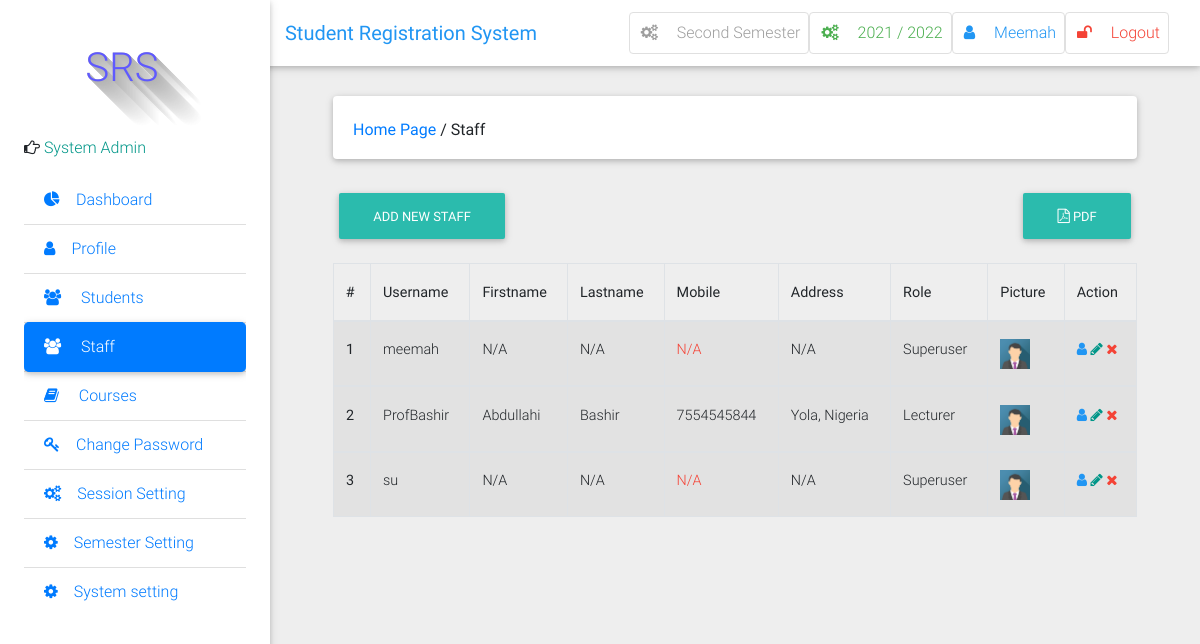
Page /staff/ (signed in) on the committed database.
### result/models.py (models this page shows, shortened)
class Semester(models.Model):
    semester = models.CharField(max_length=10, choices=SEMESTER, blank=True)
    is_current_semester = models.BooleanField(default=False, blank=True, null=True)
    session = models.ForeignKey(Session, on_delete=models.CASCADE, blank=True, null=True)
    next_semester_begins = models.DateField(null=True, blank=True)
    def __str__(self):
        return self.semester

class Session(models.Model):
    session = models.CharField(max_length=200, unique=True)
    is_current_session = models.BooleanField(default=False, blank=True, null=True)
    next_session_begins = models.DateField(blank=True, null=True)
    def __str__(self):
        return self.session

class User(AbstractUser):
    is_student = models.BooleanField(default=False)
    is_lecturer = models.BooleanField(default=False)
    phone = models.CharField(max_length=60, blank=True, null=True)
    address = models.CharField(max_length=60, blank=True, null=True)
    picture = models.ImageField(upload_to="pictures/", blank=True, null=True)
    email = models.EmailField(blank=True, null=True)
    username_validator = ASCIIUsernameValidator()
    def get_picture(self):
        no_picture = settings.STATIC_URL + 'img/img_avatar.png'
        try:
            return self.picture.url
        except:
            return no_picture

### result/views.py (the view)
# urls.py: path('staff/', views.staff_list, name="staff_list"),
@login_required
@lecturer_required
def staff_list(request):
    staff = User.objects.filter(is_student=False)
    user_type = "Staff"
    context = {
        "staff": staff,
        "user_type": user_type,
        }
    return render(request, 'staff/staff_list.html', context)

### result/context_processors.py (called while the page is built)
def session_processor(request):
    current_session = Session.objects.get(is_current_session=True)
    return {"current_session": current_session}

def semester_processor(request):
    current_semester = Semester.objects.get(is_current_semester=True)
    return {"current_semester": current_semester}

### result/templates/staff/staff_list.html (shortened to what this page needs)
{% extends 'base.html' %}
{% block side_bar %}
    {% include 'partial_active_element.html' with active='staff' %}
{% endblock %}
{% block content %}
	<div class="container-fluid mt-5">
            <div class="card mb-4 wow fadeIn">
                <div class="card-body d-sm-flex justify-content-between">
                    <h6 class="mb-2 mb-sm-0 pt-1">
                        <a href="/">Home Page</a>
                        <span>/</span>
                        <span>{{ user_type }}</span>
                    </h6>
                </div>
            </div>
            {% if request.user.is_superuser %}
            <h6 class="mb-2 mb-sm-0 pt-1">
            <a href="{% url 'add_new_staff' %}" class="btn btn-default btn-rounded mb-4">
               Add New {{ user_type }}
            </a>
            <a class="pull-right btn btn-default btn-rounded mb-3" href="" class="btn btn-default btn-rounded mb-4">
               <i class="fa fa-file-pdf-o" aria-hidden="true"></i> PDF
            </a>
            </h6>
            {% endif %}
  <div class="table-wrapper-scroll-y">
  <table class="table table-bordered table-striped">
                     <thead>
                        <tr>
                          <th scope="col">#</th>
                          <th scope="col">Username</th>
                          <th scope="col">Firstname</th>
                          <th scope="col">Lastname</th>
                          <th scope="col">Mobile</th>
                          <th scope="col">Address</th>
                          <th scope="col">Role</th>
                          <th scope="col">Picture</th>
                          {% if request.user.is_superuser %}
                          <th scope="col">Action</th>
                          {% endif %}
                        </tr>
                    </thead>
                {% for staff in staff %}
                    <tbody>
                        <tr>
                          <th scope="row">{{ forloop.counter }}</th>
                          <td>{% if staff.username %} {{ staff.username }} {% else %} N/A  {% endif %}</td>
                          <td>{% if staff.first_name %} {{ staff.first_name }} {% else %} N/A  {% endif %}</td>
                          <td>{% if staff.last_name %} {{ staff.last_name }} {% else %} N/A {% endif %}</td>
                          <td>{% if staff.phone %} {{ staff.phone }} {% else %}
                          <span class="red-text">N/A</span>{% endif %}</td>
                          <td>{% if staff.address %} {{ staff.address }} {% else %} N/A {% endif %}</td>
                          <td>{% if staff.is_superuser %} Superuser {% else %} Lecturer {% endif %}</td>
                          <td><img width="30" src="{{ staff.get_picture }}" alt="{{ staff.username }}'s image"></td>
                          {% if request.user.is_superuser %}
                          <td>
                            <a data-toggle="tooltip" title="view" class="blue-text"><i class="fa fa-user"></i></a>
                            <a data-toggle="tooltip" href="{% url 'edit_staff' pk=staff.pk %}" title="edit" class="teal-text"><i class="fa fa-pencil"></i></a>
                            <a data-toggle="tooltip" href="{% url 'delete_staff' pk=staff.pk %}" title="delete" class="red-text"><i class="fa fa-times"></i></a>
                          </td>
                          {% endif %}
                        </tr>
                    </tbody>
                {% endfor %}
                 </table>
            </div>
        </div>
        <br>
{% endblock %}

### result/templates/base.html (shortened to what this page needs)
{% load static %}
<!DOCTYPE html>
<html lang="en">
  <head>
    <link
      rel="stylesheet"
      href="https://maxcdn.bootstrapcdn.com/font-awesome/4.7.0/css/font-awesome.min.css"
    />
    <link href="{% static 'css/bootstrap.min.css' %}" rel="stylesheet" />
    <link href="{% static 'css/mdb.min.css' %}" rel="stylesheet" />
    <link href="{% static 'css/style.css' %}" rel="stylesheet" />
  </head>
  <body class="grey lighten-3">
    <header>
      <nav
        class="navbar fixed-top navbar-expand-lg navbar-light white scrolling-navbar"
      >
        <div class="container-fluid">
          <a class="navbar-brand waves-effect" href="/">
            <strong class="blue-text">Student Registration System </strong>
          </a>
          <div class="collapse navbar-collapse" id="navbarSupportedContent">
            <ul class="navbar-nav nav-flex-icons">
              <li class="nav-item">
                <a
                  href="{% if request.user.is_superuser %}{% url 'manage_semester' %}{% else %}#{% endif %}"
                  class="nav-link border border-light grey-text rounded waves-effect"
                >
                  <i class="fa fa-cogs mr-3"></i>{{ current_semester }} Semester
                </a>
              </li>
              <li class="nav-item">
                <a
                  href="{% if request.user.is_superuser %}{% url 'manage_session' %}{% else %}#{% endif %}"
                  class="nav-link border border-light green-text rounded waves-effect"
                >
                  <i class="fa fa-cogs mr-3"></i>{{ current_session }}
                </a>
              </li>
              <li class="nav-item">
                <a
                  href="{% url 'profile' %}"
                  class="nav-link border border-light rounded waves-effect blue-text"
                >
                  <i class="fa fa-user mr-3"></i>{{ user|capfirst }}
                </a>
              </li>
              <li class="nav-item">
                <a
                  href="/accounts/logout/"
                  class="nav-link border border-light rounded waves-effect red-text"
                >
                  <i class="fa fa-unlock mr-3"></i>Logout
                </a>
              </li>
            </ul>
          </div>
        </div>
      </nav>
      <div class="sidebar-fixed position-fixed">
        <p style="margin-left: 30px" id="icon" class="logo">SRS</p>
        {% if request.user.is_lecturer %}
        <p>
          <i class="fa fa-hand-o-right" aria-hidden="true"></i>
          <span class="teal-text text-center"> Course Lecturer</span>
        </p>
        {% elif request.user.is_student %}
        <p>
          <i class="fa fa-hand-o-right" aria-hidden="true"></i>
          <span class="teal-text text-center"> Student</span>
        </p>
        {% else %}
        <p>
          <i class="fa fa-hand-o-right" aria-hidden="true"></i>
          <span class="teal-text text-center"> System Admin</span>
        </p>
        {% endif %}
        <div class="dashboard">
          {% block side_bar %} {% include 'partial_active_element.html' with active='Dashboard' %} {% endblock side_bar %}
        </div>
      </div>
    </header>
    <main class="pt-5 mx-lg-5">{% block content%} {% endblock %}</main>
    <footer>
      <a
        href="https://seal.beyondsecurity.com/vulnerability-scanner-verification/admi.vginfotec.xyz"
        ><img
      /></a>
    </footer>
  </body>
</html>

### result/static/css/style.css (style rules this page uses)
.sidebar-fixed { height: 100vh; width: 270px; -webkit-box-shadow: 0 2px 5px 0 rgba(0, 0, 0, 0.16), 0 2px 10px 0 rgba(0, 0, 0, 0.12); box-shadow: 0 2px 5px 0 rgba(0, 0, 0, 0.16), 0 2px 10px 0 rgba(0, 0, 0, 0.12); z-index: 1050; background-color: #fff; padding: 1.5rem; padding-top: 0; }
@media (min-width: 1200px) { .navbar, .page-footer, main { padding-left: 270px; } }
.logo { text-shadow: rgb(179, 179, 179) 0px 0px 0px, rgb(180, 180, 180) 1px 1px 0px, rgb(182, 182, 182) 2px 2px 0px, rgb(184, 184, 184) 3px 3px 0px, rgb(185, 185, 185) 4px 4px 0px, rgb(187, 187, 187) 5px 5px 0px, rgb(189, 189, 189) 6px 6px 0px, rgb(190, 190, 190) 7px 7px 0px, rgb(192, 192, 192) 8px 8px 0px, rgb(194, 194, 194) 9px 9px 0px, rgb(195, 195, 195) 10px 10px 0px, rgb(197, 197, 197) 11px 11px 0px, rgb(199, 199, 199) 12px 12px 0px, rgb(201, 201, 201) 13px 13px 0px, rgb(202, 202, 202) 14px 14px 0px, rgb(204, 204, 204) 15px 15px 0px, rgb(206, 206, 206) 16px 16px 0px, rgb(207, 207, 207) 17px 17px 0px, rgb(209, 209, 209) 18px 18px 0px, rgb(211, 211, 211) 19px 19px 0px, rgb(212, 212, 212) 20px 20px 0px, rgb(214, 214, 214) 21px 21px 0px, rgb(216, 216, 216) 22px 22px 0px, rgb(218, 218, 218) 23px 23px 0px, rgb(219, 219, 219) 24px 24px 0px, rgb(221, 221, 221) 25px 25px 0px, rgb(223, 223, 223) 26px 26px 0px, rgb(224, 224, 224) 27px 27px 0px, rgb(226, 226, 226) 28px 28px 0px, rgb(228, 228, 228) 29px 29px 0px, rgb(230, 230, 230) 30px 30px 0px, rgb(231, 231, 231) 31px 31px 0px, rgb(233, 233, 233) 32px 32px 0px, rgb(235, 235, 235) 33px 33px 0px, rgb(236, 236, 236) 34px 34px 0px, rgb(238, 238, 238) 35px 35px 0px, rgb(240, 240, 240) 36px 36px 0px, rgb(241, 241, 241) 37px 37px 0px, rgb(243, 243, 243) 38px 38px 0px, rgb(245, 245, 245) 39px 39px 0px, rgb(247, 247, 247) 40px 40px 0px, rgb(248, 248, 248) 41px 41px 0px, rgb(250, 250, 250) 42px 42px 0px, rgb(252, 252, 252) 43px 43px 0px, rgb(253, 253, 253) 44px 44px 0px; font-size: 40px; color: rgb(95, 89, 255); height: 120px; width: 136px; line-height: 136px; border-radius: ; text-align: center; background-color: rgb(255, 255, 255); }

### result/templates/base.html (style rules this page uses)
.dashboard { display: block; max-height: 500px; overflow-y: auto; -ms-overflow-style: -ms-autohiding-scrollbar; }

### result/templates/staff/staff_list.html (style rules this page uses)
.table-wrapper-scroll-y { display: block; max-height: 350px; overflow-y: auto; -ms-overflow-style: -ms-autohiding-scrollbar; }

### rows in the picture
Semester: semester "Second"
Session: session "2021 / 2022"
User: username "Meemah", username "meemah", first_name "N/A", last_name "N/A", is_superuser "Superuser"
User: username "ProfBashir", first_name "Abdullahi", last_name "Bashir", phone "7554545844", address "Yola, Nigeria", is_superuser "Lecturer"
User: username "su", first_name "N/A", last_name "N/A", is_superuser "Superuser"

### other values in the picture
{{ user_type }} "Staff"
{{ user_type }} "STAFF"
